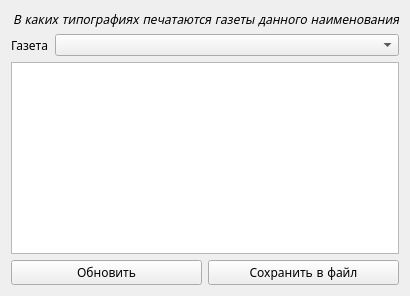
        <widget class="QWidget" name="select2">
         <attribute name="title">
          <string>Выборка 2</string>
         </attribute>
         <layout class="QVBoxLayout" name="verticalLayout_25">
          <item>
           <layout class="QVBoxLayout" name="verticalLayout_24">
            <item>
             <widget class="QLabel" name="label_27">
              <property name="font">
               <font>
                <family>DejaVu Math TeX Gyre</family>
                <italic>true</italic>
               </font>
              </property>
              <property name="text">
               <string>В каких типографиях печатаются газеты данного наименования</string>
              </property>
              <property name="alignment">
               <set>Qt::AlignmentFlag::AlignRight|Qt::AlignmentFlag::AlignTrailing|Qt::AlignmentFlag::AlignVCenter</set>
              </property>
             </widget>
            </item>
            <item>
             <layout class="QHBoxLayout" name="horizontalLayout_20">
              <item>
               <widget class="QLabel" name="label_29">
                <property name="font">
                 <font>
                  <family>DejaVu Math TeX Gyre</family>
                 </font>
                </property>
                <property name="text">
                 <string>Газета</string>
                </property>
               </widget>
              </item>
              <item>
               <widget class="QComboBox" name="selection2">
                <property name="sizePolicy">
                 <sizepolicy hsizetype="Expanding" vsizetype="Fixed">
                  <horstretch>0</horstretch>
                  <verstretch>0</verstretch>
                 </sizepolicy>
                </property>
                <property name="font">
                 <font>
                  <family>DejaVu Math TeX Gyre</family>
                 </font>
                </property>
               </widget>
              </item>
             </layout>
            </item>
            <item>
             <widget class="QTableWidget" name="selection2_table">
              <property name="font">
               <font>
                <family>DejaVu Math TeX Gyre</family>
               </font>
              </property>
             </widget>
            </item>
            <item>
             <layout class="QHBoxLayout" name="horizontalLayout_19">
              <property name="spacing">
               <number>6</number>
              </property>
              <property name="bottomMargin">
               <number>0</number>
              </property>
              <item>
               <widget class="QPushButton" name="selection2_update">
                <property name="font">
                 <font>
                  <family>DejaVu Math TeX Gyre</family>
                 </font>
                </property>
                <property name="text">
                 <string>Обновить</string>
                </property>
               </widget>
              </item>
              <item>
               <widget class="QPushButton" name="selection2_save">
                <property name="font">
                 <font>
                  <family>DejaVu Math TeX Gyre</family>
                 </font>
                </property>
                <property name="text">
                 <string>Сохранить в файл</string>
                </property>
               </widget>
              </item>
             </layout>
            </item>
           </layout>
          </item>
         </layout>
        </widget>
